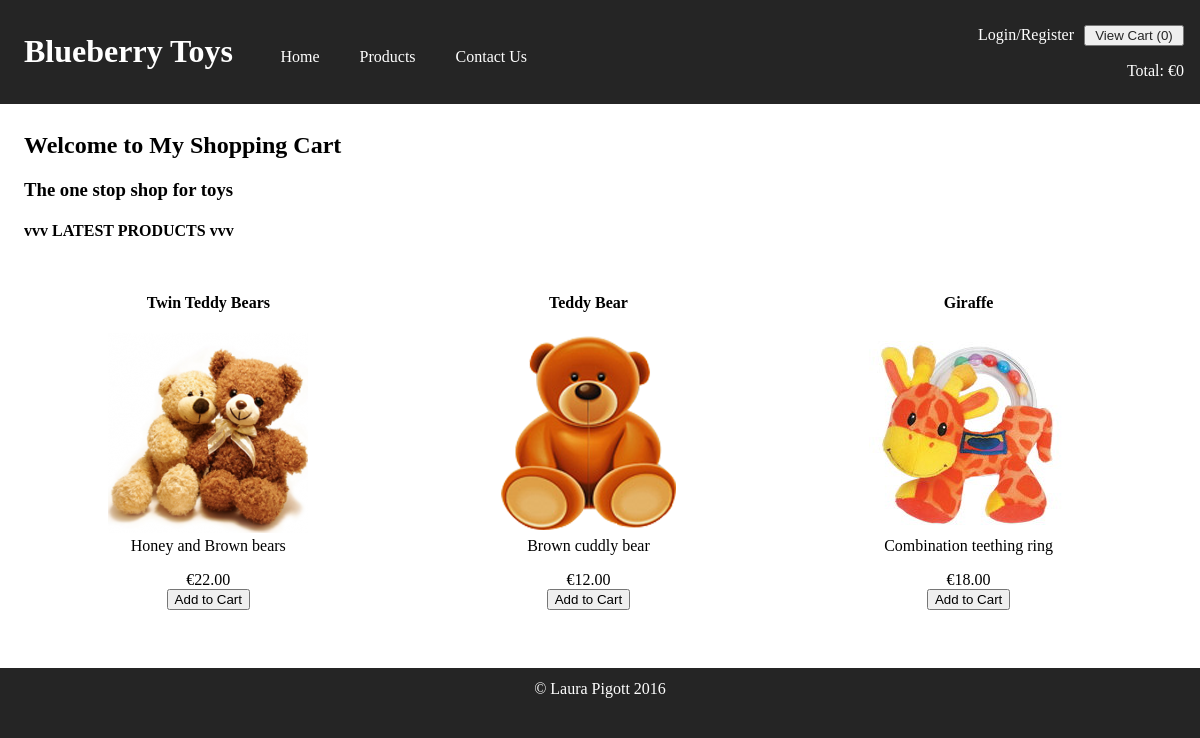
The app's page /page.php with its own data.
### tables this page shows
CREATE table sProduct (
	id INT(10) AUTO_INCREMENT,
	name VARCHAR(20),
	description VARCHAR(255),
	price DECIMAL(6, 2),
	image VARCHAR(255),
	category INT(10),
	date_added TIMESTAMP DEFAULT CURRENT_TIMESTAMP,
	CONSTRAINT product_fk FOREIGN KEY (category) REFERENCES sCategory(id),
	CONSTRAINT product_pk PRIMARY KEY (id)
);

### includes/classes/Database.php (called while the page is built, shortened)
<?php
    class Database {
        private static $_connection;
        static private function getConnection(){
            if(!isset(self::$_connection)){
                try {
                    self::$_connection = new PDO("mysql:host=" . CONF_DB_HOST . ";dbname=" . CONF_DB_NAME, CONF_DB_USERNAME, CONF_DB_PASSWORD);
                    self::$_connection->setAttribute(PDO::ATTR_ERRMODE, PDO::ERRMODE_EXCEPTION);
                } catch (PDOException $err) {
                    echo "Error - " . $err->getMessage();
                }
            }
            return self::$_connection;
        }
        static public function getProducts($numProducts=10, $category=1, $orderBy="name", $ascDesc="desc"){
            $ascDesc = strtoupper($ascDesc);
            if($category == 1){
                $productsStatement = self::getConnection()->prepare("SELECT * FROM sProduct ORDER BY " . $orderBy . " " . $ascDesc . " LIMIT " . $numProducts . ";");
            } else {
                $productsStatement = self::getConnection()->prepare("SELECT * FROM sProduct WHERE category = :category ORDER BY " . $orderBy . " " . $ascDesc . " LIMIT " . $numProducts . ";");
                $productsStatement->bindParam(":category", $category);
            }
            $productsStatement->execute();
            return $productsStatement->fetchAll(PDO::FETCH_ASSOC);
        }
    }
?>

### includes/pages/home.inc (the view)
<h2>Welcome to My Shopping Cart</h2>
<h3>The one stop shop for toys</h3>
<h4>vvv LATEST PRODUCTS vvv</h4>
<?php
    $latestProducts = Database::getProducts(3, 1, "date_added", "desc");
    foreach ($latestProducts as $product) {
        echo "<div class='latestProductContainer'>";
        echo "<h4>" . $product["name"] . "</h4>";
        echo "<figure>";
        echo "<img src='./images/products/" . $product["image"] . "' alt='" . $product["name"] . "'>";
        echo "<figcaption>" . $product["description"] . "</figcaption>";
        echo "</figure>";
        echo "<div class='price'>€" . $product["price"] . "</div>";
        echo "<button class='addToCart' id=" . $product["id"] . "'>Add to Cart</button>";
        echo "</div>";
    }
?>

### css/styles.css (style rules this page uses)
html { overflow-y: scroll; }
html, body, header nav ul { padding: 0; margin: 0; }
body { margin-top: 100px; }
.productContainer, .latestProductContainer { display: inline-block; width: 22%; margin: 1% 2% 4% 1%; box-sizing: border-box; text-align: center; }
.latestProductContainer { width: 30%; }

### records on screen
sproduct: name "Twin Teddy Bears", image (picture), description "Honey and Brown bears", price "22.00"
sproduct: name "Teddy Bear", image (picture), description "Brown cuddly bear", price "12.00"
sproduct: name "Giraffe", image (picture), description "Combination teething ring", price "18.00"

### other values on screen
CONF_COMP_NAME "Blueberry Toys"
$_SESSION["shopping_session"]->shopping_cart->getTotalNumItems() "0"
$_SESSION["shopping_session"]->shopping_cart->calculateTotal() "0"
